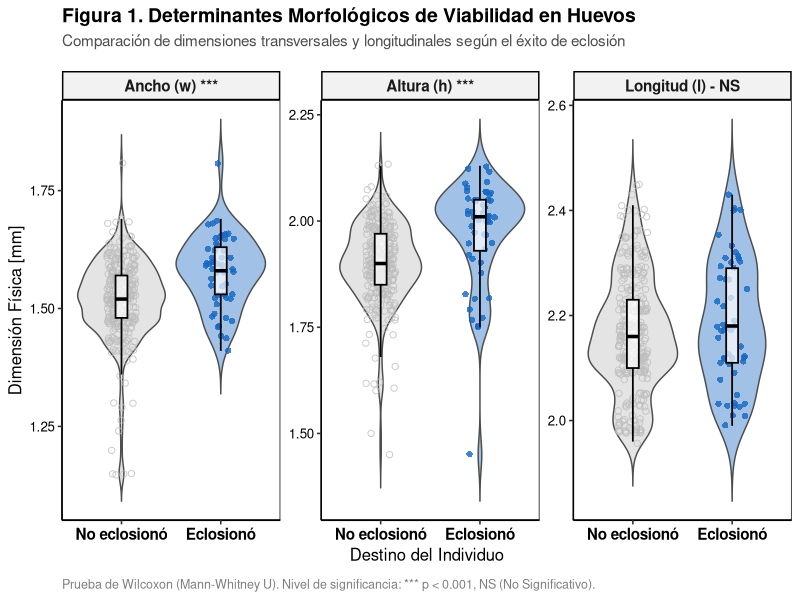
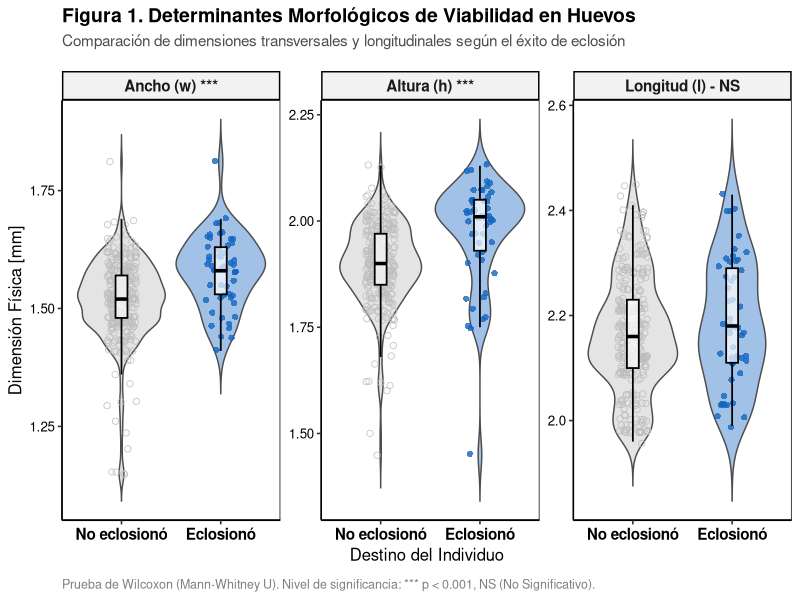

Write the R code that produced these figures, in order.
# Archivo: R/paper_analisis_final.R

# Carga de dependencias
paquetes <- c("dplyr", "tidyr", "ggplot2", "car", "readxl", "glue")
faltantes <- paquetes[!(paquetes %in% installed.packages()[,"Package"])]
if(length(faltantes)) install.packages(faltantes)
invisible(lapply(paquetes, library, character.only = TRUE))

# ============================================================
# 0. DEFINICIÓN ESTRICTA DE PALETA Y FORMAS (Consistencia Visual)
# ============================================================
col_pap <- c(
  "No eclosionó" = "#BDBDBD",   # gris claro  → fondo/ruido
  "Eclosionó"    = "#1565C0",   # azul profundo → evento clave
  "Adulto"       = "#C62828"    # rojo          → categoría de mayor interés
)

shp_pap <- c(
  "No eclosionó" = 1,    # círculo vacío   ○
  "Eclosionó"    = 16,   # círculo sólido  ●
  "Adulto"       = 17    # triángulo sólido ▲
)

# ============================================================
# 1. EXTRACCIÓN Y LIMPIEZA
# ============================================================
df <- read_excel("data/raw/p_EGGS_EJES.xlsx", sheet = "DATA_MOD_01")
df_binario <- df %>%
  mutate(exito_eclosion = factor(ifelse(estado == "No viable", "No eclosionó", "Eclosionó"), 
                                 levels = c("No eclosionó", "Eclosionó")))

# --- FASE 1: PRUEBAS MATEMÁTICAS ESTRICTAS ---
ancho_fallo <- df_binario$ancho[df_binario$exito_eclosion == "No eclosionó"]
p_shapiro_fallo <- shapiro.test(ancho_fallo)$p.value

test_ancho <- wilcox.test(ancho ~ exito_eclosion, data = df_binario, exact = FALSE)
test_altura <- wilcox.test(altura ~ exito_eclosion, data = df_binario, exact = FALSE)
test_longitud <- wilcox.test(longitud ~ exito_eclosion, data = df_binario, exact = FALSE)

formatear_p <- function(p) {
  if (p < 0.001) return("< 0.001")
  return(sprintf("= %.3f", p))
}

# --- FASE 2: REDACCIÓN DINÁMICA DEL PAPER ---
texto_informe <- glue::glue("
  --- COPIAR EN SECCIÓN: ANÁLISIS ESTADÍSTICO / METODOLOGÍA ---
  La selección de las pruebas de hipótesis inferenciales se basó estrictamente en la auditoría de los supuestos paramétricos. La prueba de Shapiro-Wilk demostró una severa violación del supuesto de normalidad en la distribución morfológica de la clase mayoritaria (p {formatear_p(p_shapiro_fallo)}). Por tanto, para evitar sesgos por asimetría y heterogeneidad muestral (285 observaciones frente a 53), se empleó la prueba robusta de suma de rangos de Wilcoxon (Mann-Whitney U) para todas las comparaciones dimensionales.
  
  --- COPIAR EN SECCIÓN: RESULTADOS ---
  El análisis morfológico reveló que la viabilidad de la eclosión depende de manera crítica de la sección transversal del huevo, mientras que el eje longitudinal carece de poder predictivo. Se detectaron diferencias estadísticamente significativas tanto en el ancho (W = {test_ancho$statistic}, p {formatear_p(test_ancho$p.value)}) como en la altura (W = {test_altura$statistic}, p {formatear_p(test_altura$p.value)}), confirmando que los individuos viables requieren un área transversal mayor. Por el contrario, la longitud del huevo no presentó diferencias significativas entre los grupos (W = {test_longitud$statistic}, p {formatear_p(test_longitud$p.value)}).
  --------------------------------------------------------------
")

cat("\n", texto_informe, "\n")

# --- FASE 3: GRÁFICA CIENTÍFICA (Con Identidad Visual Integrada) ---
df_long <- df_binario %>%
  select(exito_eclosion, ancho, altura, longitud) %>%
  pivot_longer(cols = c(ancho, altura, longitud), names_to = "dimension", values_to = "medida") %>%
  mutate(dimension = factor(dimension, 
                            levels = c("ancho", "altura", "longitud"),
                            labels = c("Ancho (w) ***", "Altura (h) ***", "Longitud (l) - NS")))

figura_paper <- ggplot(df_long, aes(x = exito_eclosion, y = medida, fill = exito_eclosion, color = exito_eclosion)) +
  
  # Violines con ligera transparencia para permitir ver los puntos
  geom_violin(trim = FALSE, alpha = 0.4, color = "grey30", linewidth = 0.5) +
  
  # Inyección de las formas mediante jitter para evidenciar los puntos individuales
  geom_jitter(aes(shape = exito_eclosion), width = 0.15, alpha = 0.8, size = 1.8) +
  
  # Boxplot incrustado, limpio (outlier.shape = NA para no duplicar con geom_jitter)
  geom_boxplot(width = 0.12, fill = "white", color = "black", 
               outlier.shape = NA, linewidth = 0.6, alpha = 0.7) +
  
  facet_wrap(~dimension, scales = "free_y") +
  
  # Aplicación de las paletas definidas
  scale_fill_manual(values = col_pap) +
  scale_color_manual(values = col_pap) +
  scale_shape_manual(values = shp_pap) +
  
  theme_classic(base_size = 12) +
  theme(
    legend.position = "none",
    plot.title = element_text(face = "bold", size = 14, margin = margin(b = 5)),
    plot.subtitle = element_text(size = 11, color = "grey30", margin = margin(b = 15)),
    plot.caption = element_text(size = 9, color = "grey50", hjust = 0, margin = margin(t = 10)),
    strip.background = element_rect(fill = "grey95", color = "black", linewidth = 1),
    strip.text = element_text(face = "bold", size = 11),
    axis.text.x = element_text(color = "black", face = "bold", size = 11),
    axis.text.y = element_text(color = "black"),
    panel.border = element_rect(color = "black", fill = NA, linewidth = 0.5)
  ) +
  labs(
    title = "Figura 1. Determinantes Morfológicos de Viabilidad en Huevos",
    subtitle = "Comparación de dimensiones transversales y longitudinales según el éxito de eclosión",
    caption = "Prueba de Wilcoxon (Mann-Whitney U). Nivel de significancia: *** p < 0.001, NS (No Significativo).",
    x = "Destino del Individuo", 
    y = "Dimensión Física [mm]"
  )

print(figura_paper)

# Exportación corregida a formato JPG
ggsave("figura_01_violines.jpg", 
       plot = figura_paper, 
       width = 8.5, 
       height = 5.5, 
       dpi = 300, 
       path = "pics")
